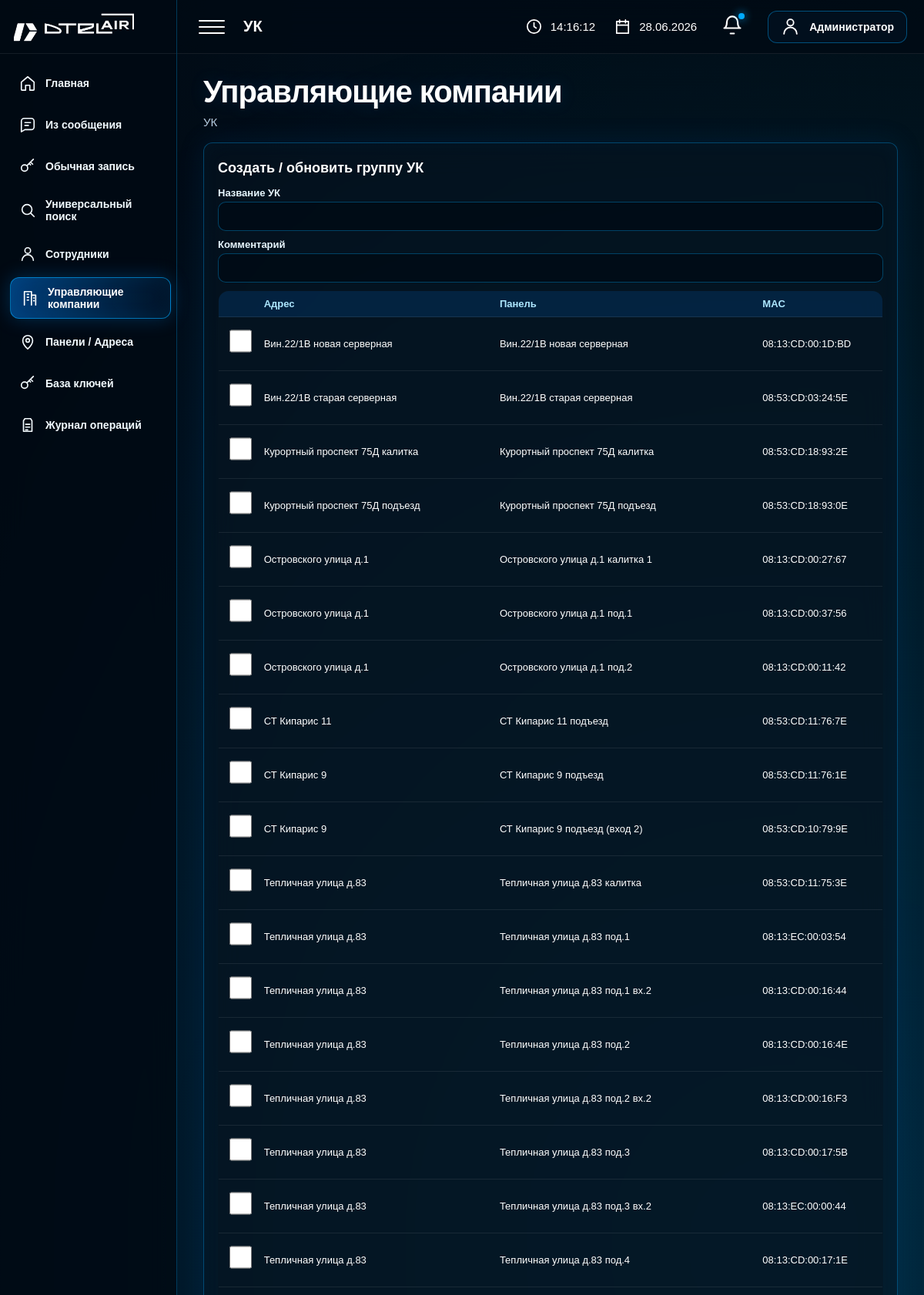
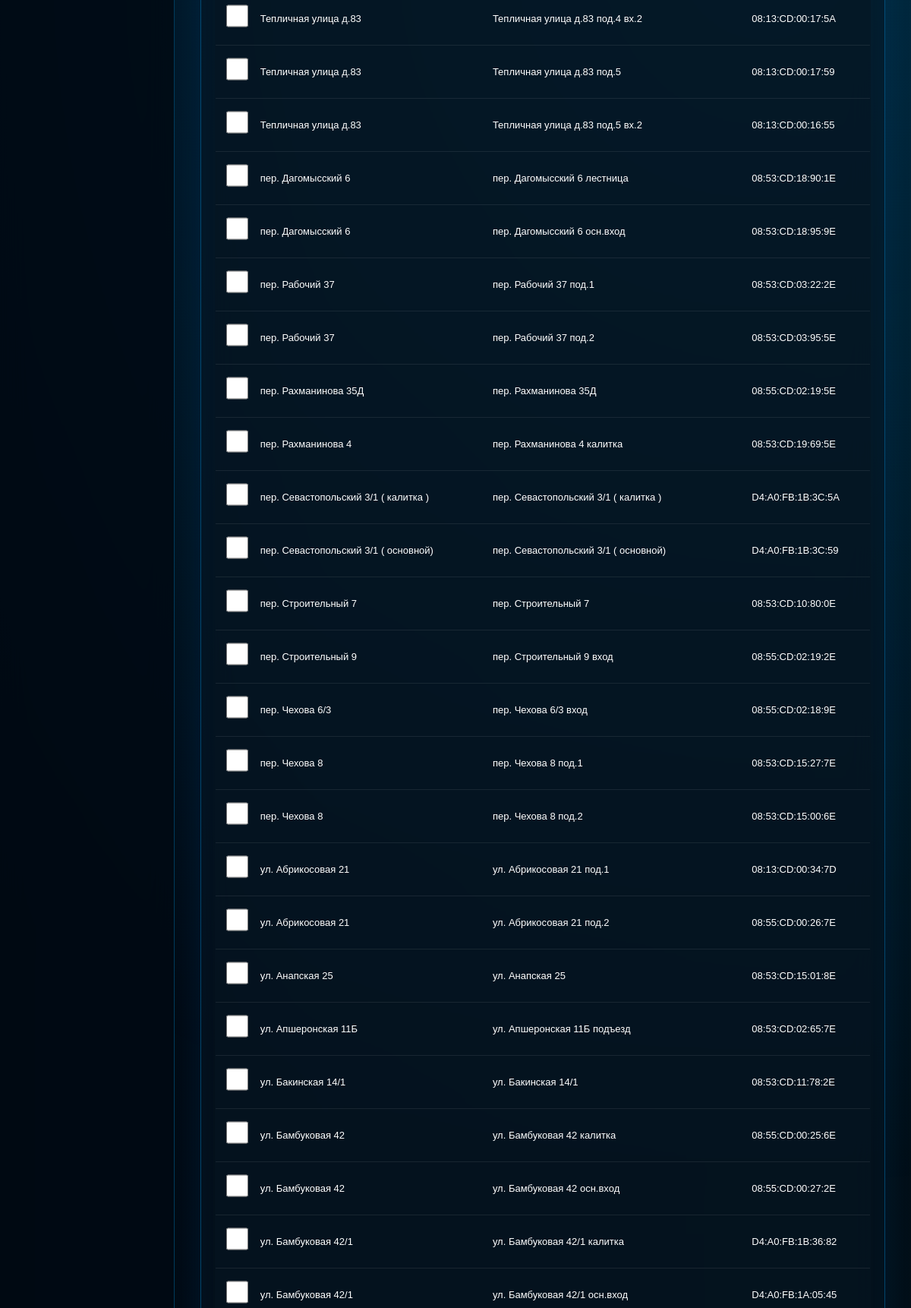
Page /uk (upper part) on the committed database (2 pictures, top to bottom).
### tables this page shows
CREATE TABLE panels (
            id INTEGER PRIMARY KEY AUTOINCREMENT,
            address TEXT NOT NULL,
            entrance TEXT DEFAULT '',
            name TEXT NOT NULL,
            mac TEXT UNIQUE NOT NULL,
            tags TEXT DEFAULT '',
            enabled INTEGER DEFAULT 1,
            created_at TEXT DEFAULT CURRENT_TIMESTAMP
        );

### app/main.py (the view)
@app.get('/uk', response_class=HTMLResponse)
def uk(request: Request):
    with db() as conn:
        groups = [dict(r) for r in conn.execute('SELECT * FROM uk_groups ORDER BY name')]
        panels = [dict(r) for r in conn.execute('SELECT * FROM panels WHERE enabled=1 ORDER BY address,name')]
    return templates.TemplateResponse('uk.html', {'request': request, 'groups': groups, 'panels': panels})

### app/templates/uk.html (shortened to what this page needs)
{% extends 'base.html' %}
{% block page_name %}УК{% endblock %}
{% block content %}
<div class='hero-title'><h1>Управляющие компании</h1><p class='subtitle'>УК</p></div>
<div class='grid two-grid'><div class='panel'><h2>Создать / обновить группу УК</h2><form method='post' action='/uk/group'><label>Название УК</label><input name='name' required><label>Комментарий</label><input name='note'><table><tr><th></th><th>Адрес</th><th>Панель</th><th>MAC</th></tr>{% for p in panels %}<tr><td><input type='checkbox' name='panel_ids' value='{{ p.id }}'></td><td>{{ p.address }}</td><td>{{ p.name }}</td><td>{{ p.mac }}</td></tr>{% endfor %}</table></form></div></div>
{% endblock %}

### app/static/style.css (style rules this page uses)
* { box-sizing: border-box; }
:root { --panel: rgba(6,20,34,0.55); --line: rgba(0, 170, 255, 0.30); --soft: rgba(255, 255, 255, 0.08); --blue: #00aaff; --muted: #b8cde0; --green: #2cff9a; --red: #ff4a5f; --yellow: #ffc400; }
html, body { margin: 0; min-height: 100%; font-family: Arial, Helvetica, sans-serif; color: #ffffff; background: linear-gradient( 90deg, rgba(0, 8, 17, 0.90) 0%, rgba(0, 12, 25, 0.62) 34%, rgba(0, 12, 25, 0.25) 66%, rgba(0, 12, 25, 0.04) 100% ), linear-gradient( 180deg, rgba(0, 8, 17, 0.08), rgba(0, 8, 17, 0.35) ), url("/static/img/hero.png"); background-repeat: no-repeat; background-size: contain; background-position: right center; background-attachment: fixed; background-color: #02111a; }
body::before { content: ""; position: fixed; inset: 0; pointer-events: none; background: radial-gradient( circle at 84% 18%, rgba(0, 170, 255, .18), transparent 22% ), radial-gradient( circle at 76% 74%, rgba(0, 150, 255, .12), transparent 28% ), radial-gradient( circle at 95% 52%, rgba(0, 190, 255, .08), transparent 20% ); z-index: 0; }
.hero-title { margin-bottom: 30px; }
h1 { margin: 0 0 10px; font-size: 52px; line-height: 1.05; font-weight: 900; letter-spacing: -1px; text-shadow: 0 0 24px rgba(0, 140, 255, 0.16); }
.subtitle { margin: 0; color: var(--muted); font-size: 18px; }
.grid { display: grid; gap: 22px; }
.two-grid { grid-template-columns: 1.15fr 1fr; }
.card, .panel { background: var(--panel); border: 1px solid rgba(0, 170, 255, 0.35); border-radius: 16px; backdrop-filter: blur(22px); box-shadow: inset 0 0 26px rgba(0, 170, 255, 0.035), 0 0 34px rgba(0, 90, 170, 0.16); transition: 0.22s; }
.card h2, .panel h2 { margin: 4px 0 12px; font-size: 22px; }
.panel { padding: 24px; }
label { display: block; color: #e8f7ff; font-weight: 800; margin-bottom: 7px; }
input, textarea, select { width: 100%; min-height: 46px; margin-bottom: 16px; padding: 13px 15px; border-radius: 10px; outline: none; border: 1px solid rgba(0, 170, 255, 0.34); color: #ffffff; background: rgba(0, 10, 20, 0.72); font-size: 16px; transition: 0.18s; }
table { width: 100%; border-collapse: collapse; overflow: hidden; border-radius: 14px; background: var(--panel); border: 1px solid rgba(0, 170, 255, 0.28); }
th, td { padding: 14px 16px; text-align: left; border-bottom: 1px solid var(--soft); }
th { color: #aee7ff; background: rgba(0, 116, 220, 0.17); }
@media (max-width: 1200px) { .actions-grid, .stats-grid, .two-grid { grid-template-columns: 1fr; } }
:root { --sidebar-width:230px; }
h1 { font-size:40px; }
.hero-title { margin-bottom:18px; }
.subtitle { font-size:15px; }
.panel { padding:18px; border-radius:12px; }
.panel h2, .card h2 { font-size:18px; margin-bottom:14px; }
label { font-size:13px; margin-bottom:4px; }
input, textarea, select { min-height:38px; padding:8px 12px; font-size:14px; margin-bottom:10px; }
th, td { padding:9px 10px; font-size:13px; }
.grid { gap:18px; }

### rows in the picture
panels: address "Вин.22/1В новая серверная", name "Вин.22/1В новая серверная", mac "08:13:CD:00:1D:BD"
panels: address "Вин.22/1В старая серверная", name "Вин.22/1В старая серверная", mac "08:53:CD:03:24:5E"
panels: address "Курортный проспект 75Д калитка", name "Курортный проспект 75Д калитка", mac "08:53:CD:18:93:2E"
panels: address "Курортный проспект 75Д подъезд", name "Курортный проспект 75Д подъезд", mac "08:53:CD:18:93:0E"
panels: address "Островского улица д.1", name "Островского улица д.1 калитка 1", mac "08:13:CD:00:27:67"
panels: address "Островского улица д.1", name "Островского улица д.1 под.1", mac "08:13:CD:00:37:56"
panels: address "Островского улица д.1", name "Островского улица д.1 под.2", mac "08:13:CD:00:11:42"
panels: address "СТ Кипарис 11", name "СТ Кипарис 11 подъезд", mac "08:53:CD:11:76:7E"
panels: address "СТ Кипарис 9", name "СТ Кипарис 9 подъезд", mac "08:53:CD:11:76:1E"
panels: address "СТ Кипарис 9", name "СТ Кипарис 9 подъезд (вход 2)", mac "08:53:CD:10:79:9E"
panels: address "Тепличная улица д.83", name "Тепличная улица д.83 калитка", mac "08:53:CD:11:75:3E"
panels: address "Тепличная улица д.83", name "Тепличная улица д.83 под.1", mac "08:13:EC:00:03:54"
panels: address "Тепличная улица д.83", name "Тепличная улица д.83 под.1 вх.2", mac "08:13:CD:00:16:44"
panels: address "Тепличная улица д.83", name "Тепличная улица д.83 под.2", mac "08:13:CD:00:16:4E"
panels: address "Тепличная улица д.83", name "Тепличная улица д.83 под.2 вх.2", mac "08:13:CD:00:16:F3"
panels: address "Тепличная улица д.83", name "Тепличная улица д.83 под.3", mac "08:13:CD:00:17:5B"
panels: address "Тепличная улица д.83", name "Тепличная улица д.83 под.3 вх.2", mac "08:13:EC:00:00:44"
panels: address "Тепличная улица д.83", name "Тепличная улица д.83 под.4", mac "08:13:CD:00:17:1E"
panels: address "Тепличная улица д.83", name "Тепличная улица д.83 под.4 вх.2", mac "08:13:CD:00:17:5A"
panels: address "Тепличная улица д.83", name "Тепличная улица д.83 под.5", mac "08:13:CD:00:17:59"
panels: address "Тепличная улица д.83", name "Тепличная улица д.83 под.5 вх.2", mac "08:13:CD:00:16:55"
panels: address "пер. Дагомысский 6", name "пер. Дагомысский 6 лестница", mac "08:53:CD:18:90:1E"
panels: address "пер. Дагомысский 6", name "пер. Дагомысский 6 осн.вход", mac "08:53:CD:18:95:9E"
panels: address "пер. Рабочий 37", name "пер. Рабочий 37 под.1", mac "08:53:CD:03:22:2E"
panels: address "пер. Рабочий 37", name "пер. Рабочий 37 под.2", mac "08:53:CD:03:95:5E"
panels: address "пер. Рахманинова 35Д", name "пер. Рахманинова 35Д", mac "08:55:CD:02:19:5E"
panels: address "пер. Рахманинова 4", name "пер. Рахманинова 4 калитка", mac "08:53:CD:19:69:5E"
panels: address "пер. Севастопольский 3/1 ( калитка )", name "пер. Севастопольский 3/1 ( калитка )", mac "D4:A0:FB:1B:3C:5A"
panels: address "пер. Севастопольский 3/1 ( основной)", name "пер. Севастопольский 3/1 ( основной)", mac "D4:A0:FB:1B:3C:59"
panels: address "пер. Строительный 7", name "пер. Строительный 7", mac "08:53:CD:10:80:0E"
panels: address "пер. Строительный 9", name "пер. Строительный 9 вход", mac "08:55:CD:02:19:2E"
panels: address "пер. Чехова 6/3", name "пер. Чехова 6/3 вход", mac "08:55:CD:02:18:9E"
panels: address "пер. Чехова 8", name "пер. Чехова 8 под.1", mac "08:53:CD:15:27:7E"
panels: address "пер. Чехова 8", name "пер. Чехова 8 под.2", mac "08:53:CD:15:00:6E"
panels: address "ул. Абрикосовая 21", name "ул. Абрикосовая 21 под.1", mac "08:13:CD:00:34:7D"
panels: address "ул. Абрикосовая 21", name "ул. Абрикосовая 21 под.2", mac "08:55:CD:00:26:7E"
panels: address "ул. Анапская 25", name "ул. Анапская 25", mac "08:53:CD:15:01:8E"
panels: address "ул. Апшеронская 11Б", name "ул. Апшеронская 11Б подъезд", mac "08:53:CD:02:65:7E"
panels: address "ул. Бакинская 14/1", name "ул. Бакинская 14/1", mac "08:53:CD:11:78:2E"
panels: address "ул. Бамбуковая 42", name "ул. Бамбуковая 42 калитка", mac "08:55:CD:00:25:6E"
panels: address "ул. Бамбуковая 42", name "ул. Бамбуковая 42 осн.вход", mac "08:55:CD:00:27:2E"
panels: address "ул. Бамбуковая 42/1", name "ул. Бамбуковая 42/1 калитка", mac "D4:A0:FB:1B:36:82"
panels: address "ул. Бамбуковая 42/1", name "ул. Бамбуковая 42/1 осн.вход", mac "D4:A0:FB:1A:05:45"
